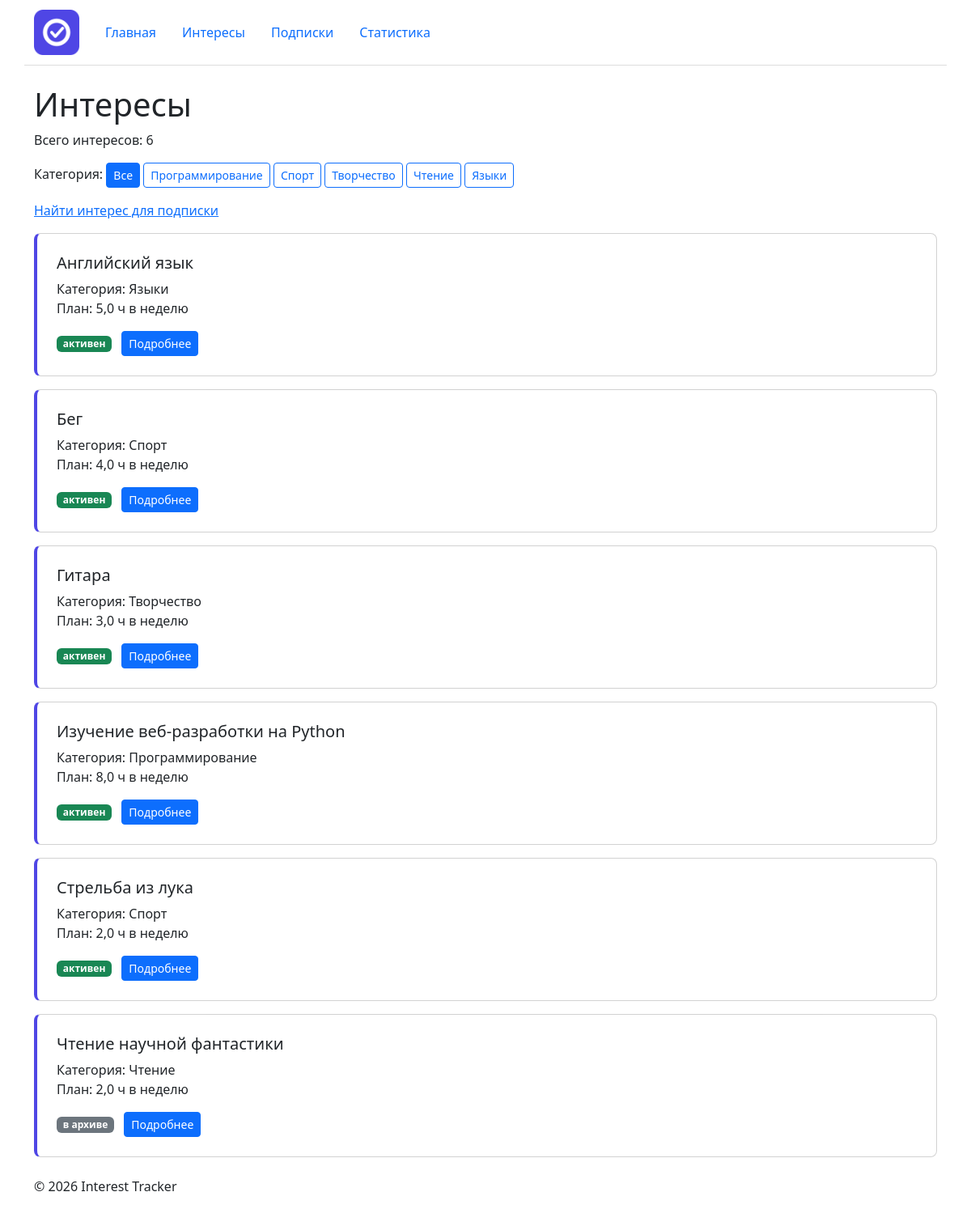
/interests/, run on the app's committed database.
### interests/views.py (the view)
# urls.py: path('interests/', include('interests.urls')),
def interests(request: HttpRequest) -> HttpResponse:
    category_id = request.GET.get("category")
    conn = get_connection()
    conn.row_factory = sqlite3.Row
    categories = conn.execute("""
        SELECT
            id,
            name
        FROM categories
        ORDER BY name;
    """).fetchall()
    if category_id:
        interests_data = conn.execute("""
            SELECT
                interests.id,
                interests.name,
                categories.name AS category_name,
                interests.weekly_goal,
                interests.is_active
            FROM interests
            JOIN categories
                ON interests.category_id = categories.id
            WHERE interests.category_id = ?
            ORDER BY interests.name;
        """, [category_id]).fetchall()
    else:
        interests_data = conn.execute("""
            SELECT
                interests.id,
                interests.name,
                categories.name AS category_name,
                interests.weekly_goal,
                interests.is_active
            FROM interests
            JOIN categories
                ON interests.category_id = categories.id
            ORDER BY interests.name;
        """).fetchall()
    conn.close()
    context = {
        "interests": interests_data,
        "categories": categories,
        "category_id": category_id,
    }
    return render(request, "interests/interest_list.html", context)

### db/database.py (called while the page is built)
def get_connection() -> sqlite3.Connection:
    conn = sqlite3.connect(DB_PATH)
    conn.execute("PRAGMA foreign_keys = ON")
    return conn

### interests/templates/interests/interest_list.html (shortened to what this page needs)
{% extends "base.html" %}
{% block content %}
<h1>Интересы</h1>
<p>
  Всего интересов: {{ interests|length }}
</p>
<p>
  Категория:
  <a
    href="{% url 'interests:list' %}"
    class="btn btn-sm {% if not category_id %}btn-primary{% else %}btn-outline-primary{% endif %}"
  >
    Все
  </a>
  {% for category in categories %}
  <a
    href="{% url 'interests:list' %}?category={{ category.id }}"
    class="btn btn-sm {% if category_id == category.id|stringformat:'s' %}btn-primary{% else %}btn-outline-primary{% endif %}"
  >
    {{ category.name }}
  </a>
  {% endfor %}
</p>
<p>
  <a href="{% url 'interests:available' %}">
    Найти интерес для подписки
  </a>
</p>
{% for interest in interests %}
  {% include "interests/includes/interest_card.html" %}
{% empty %}
  <p>Интересы не найдены.</p>
{% endfor %}
{% endblock %}

### homepage/static/homepage/css/style.css (style rules this page uses)
body { min-height: 100vh; }

### data on the page
categories: name "Программирование"
categories: name "Спорт"
categories: name "Творчество"
categories: name "Чтение"
categories: name "Языки"

### other printed values
{{ interests|length }} "6"
{{ interest.name|default:"Без названия" }} "Английский язык" "Бег" "Гитара" "Изучение веб-разработки на Python" "Стрельба из лука" "Чтение научной фантастики"
{{ interest.category_name }} "Языки" "Спорт" "Творчество" "Программирование" "Спорт" "Чтение"
{{ interest.weekly_goal|floatformat:1 }} "5,0" "4,0" "3,0" "8,0" "2,0" "2,0"
